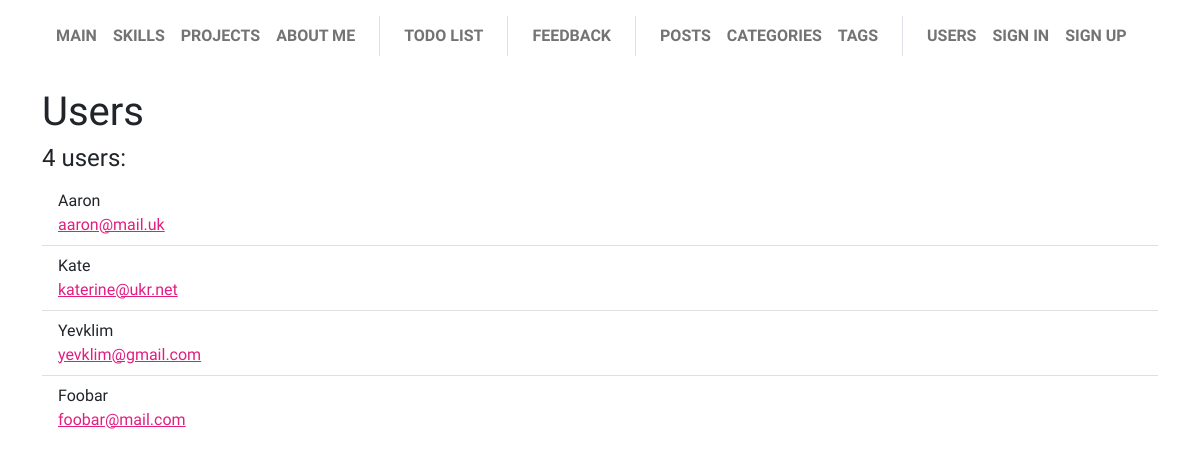
The page /user/list on the database its author committed.
### app/user/models.py (models this page shows, shortened)
class User(db.Model, UserMixin):
    __tablename__ = "user"
    id = Column(Integer, primary_key=True)
    username = Column(String(20), unique=True, nullable=False)
    email = Column(String(120), unique=True, nullable=False)
    image_file = Column(String(20), nullable=False, default="default.jpg")
    about_me = Column(String(512), nullable=True, default="")
    last_seen = Column(DateTime(True), nullable=True)
    password_hash = Column(String(128))
    @property
    def password(self):
        """
        Password cannot be accessed
        """
        raise AttributeError("password is not a readable attribute")

### app/user/views.py (the view)
@user_blueprint.route('/list')
def list():
    all_users = User.query.all()
    return render_template("user/list.html", all_users=all_users)

### app/base/menu.py (called while the page is built)
@base_blueprint.app_context_processor
def inject_menu():
    return dict(menu=__menu__.__iter__(), menu_separator=__separator__)

    @property
    def url(self):
        return url_for(self.endpoint)

    @property
    def visible(self):
        return not self.visibility_lambda or self.visibility_lambda()

### app/user/views.py (called while the page is built)
@user_blueprint.after_request
def user_last_seen_update(response):
    if current_user and current_user.is_authenticated:
        current_user.last_seen = datetime.now()
        db.session.commit()
    return response

### app/user/templates/user/list.html (shortened to what this page needs)
{% extends "base/base.html" %}
{% block page_body %}
<h1>Users</h1>
{% if all_users.__len__() > 0 %}
<h4>
    {{ all_users.__len__() }} users:
</h4>
<ul class="list-group list-group-flush">
    {% for user in all_users %}
    <li class="list-group-item">
        <span> {{ user["username"] }} </span>
        <br/>
        <a class="text-secondary" href="mailto:{{ user['email'] }}"> {{ user["email"] }} </a>
    </li>
    {% endfor%}
</ul>
{% else %}
<h4>
    No users
</h4>
{% endif %}
{% endblock %}

### rows shown on the page
User: username "Aaron", email "aaron@mail.uk"
User: username "Kate", email "katerine@ukr.net"
User: username "Yevklim", email "yevklim@gmail.com"
User: username "Foobar", email "foobar@mail.com"

### other values the page prints
{{ item.name | upper }} "MAIN" "SKILLS" "PROJECTS" "ABOUT ME" "TODO LIST" "FEEDBACK" "POSTS" "CATEGORIES" "TAGS" "USERS" "SIGN IN" "SIGN UP"
{{ all_users.__len__() }} "4"
